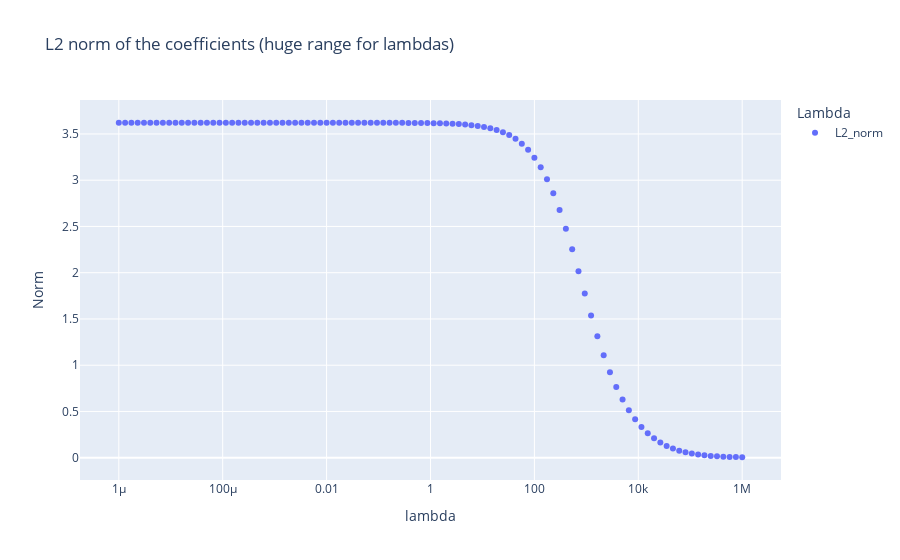

Notebook source saved alongside this figure:
### Markdown cell above
# Plotting the results

### Code cell
fig_rel = px.scatter(df_thetas_per_lambda, x='lambda', y=['L2_norm'], 
                 title='L2 norm of the coefficients (huge range for lambdas)', 
                 labels={'value': 'Norm', 'variable': 'Lambda'},
                 log_x=True)
fig_rel.show()
